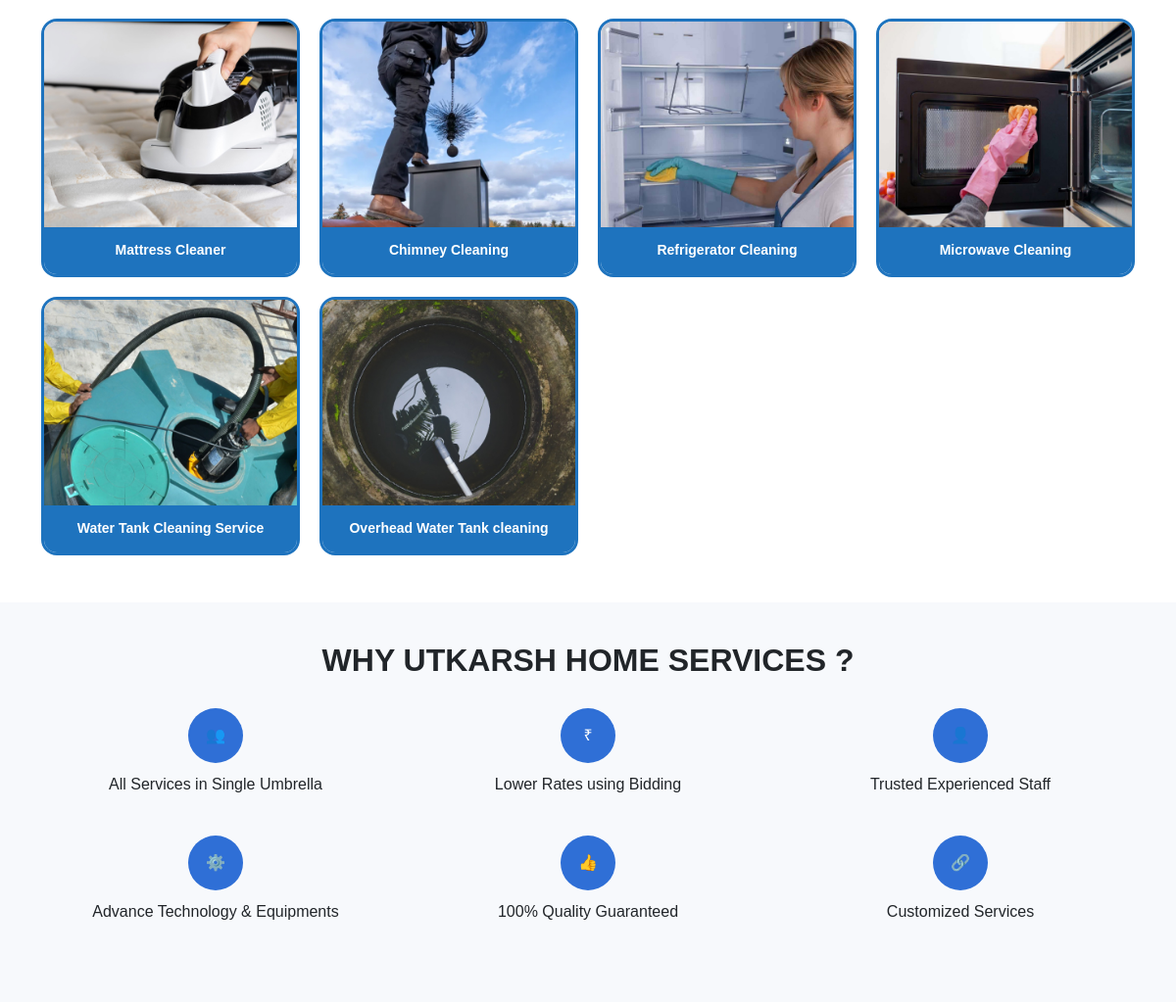
The app's page / (middle part), older data.
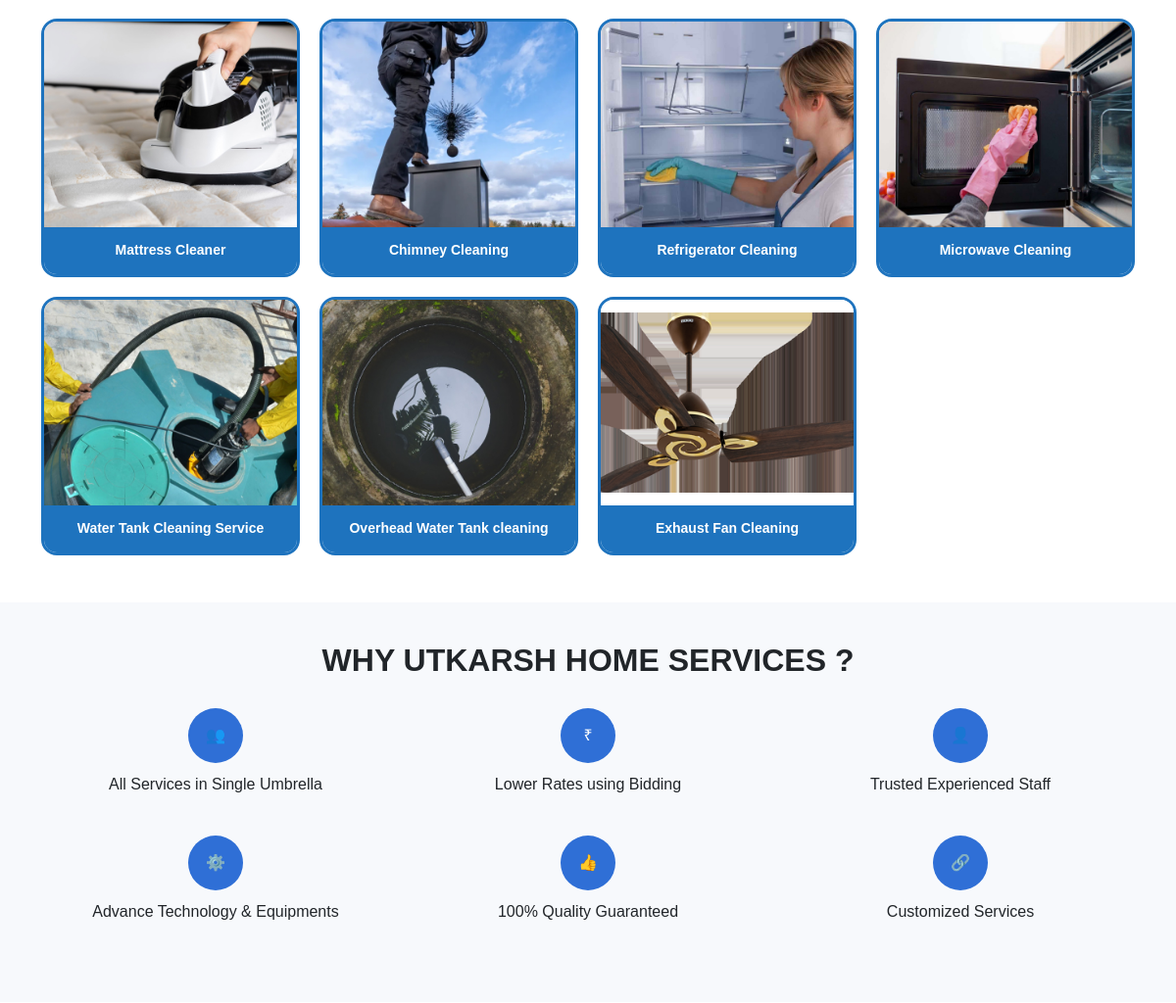
The same page, newer data.
### app/models.py (models this page shows, shortened)
class Product(models.Model):
    title = models.CharField(max_length=100)
    selling_price = models.FloatField(null=True, blank=True)
    discounted_price = models.FloatField(null=True, blank=True)
    description = models.TextField(blank=True)
    category = models.CharField(choices=CATEGORY_CHOICES, max_length=3)
    product_image = models.ImageField(upload_to='productimg', blank=True, null=True)
    is_service = models.BooleanField(default=False)

### app/views.py (the view)
# urls.py: path('', views.ProductView.as_view(), name='home'),
class ProductView(View):
    def get(self, request):
        totalitem = 0
        if request.session.session_key:
            totalitem = Cart.objects.filter(
                session_key=request.session.session_key
            ).count()
        return render(request, 'app/home.html', {
            'topwears': Product.objects.filter(category='TW'),
            'bottomwears': Product.objects.filter(category='BW'),
            'mobiles': Product.objects.filter(category='M'),
            'totalitem': totalitem
        })

### app/context_processors.py (called while the page is built)
def cart_count(request):
    if request.session.session_key:
        count = Cart.objects.filter(
            session_key=request.session.session_key
        ).count()
    else:
        count = 0
    return {
        'totalitem': count
    }

### app/templates/app/home.html (shortened to what this page needs)
{% extends 'app/base.html' %}
{% load static %}
{% block main-content %}
<div class="container my-5">
  <div class="product-grid">
    {% for p in topwears %}
    <a href="{% url 'product-detail' p.id %}" class="nakoda-card">
      <div class="nakoda-img">
        <img src="{{ p.product_image.url }}" alt="{{ p.title }}">
      </div>
      <div class="nakoda-title">{{ p.title }}</div>
    </a>
    {% endfor %}
  </div>
</div>
<section class="why-nakoda">
  <div class="container">
    <h2 class="why-title">WHY UTKARSH HOME SERVICES ?</h2>
    <div class="row text-center">
      <div class="col-4 mb-4"><div class="why-icon">👥</div><p>All Services in Single Umbrella</p></div>
      <div class="col-4 mb-4"><div class="why-icon">₹</div><p>Lower Rates using Bidding</p></div>
      <div class="col-4 mb-4"><div class="why-icon">👤</div><p>Trusted Experienced Staff</p></div>
      <div class="col-4 mb-4"><div class="why-icon">⚙️</div><p>Advance Technology & Equipments</p></div>
      <div class="col-4 mb-4"><div class="why-icon">👍</div><p>100% Quality Guaranteed</p></div>
      <div class="col-4 mb-4"><div class="why-icon">🔗</div><p>Customized Services</p></div>
    </div>
  </div>
</section>
{% endblock main-content %}

Row changes from the older to the newer data that the page shows:
added Product: product_image (picture), title "Exhaust Fan Cleaning"
